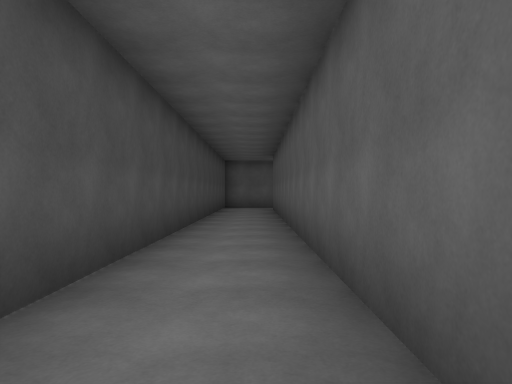
view 1 (above)

18 first-person views from a walk through a Unity game level. The camera is 1.3 m above the floor, looks level and sees 70° across. The floor is counted in squares, 2 m on a side. Each view is taken from the middle of a square. On the plan, view 1 faces up. The plan holds only what a view shows up to about 11 squares ahead; the rest is blank. The place goes on beyond the plan. The player character is not drawn.

view 2
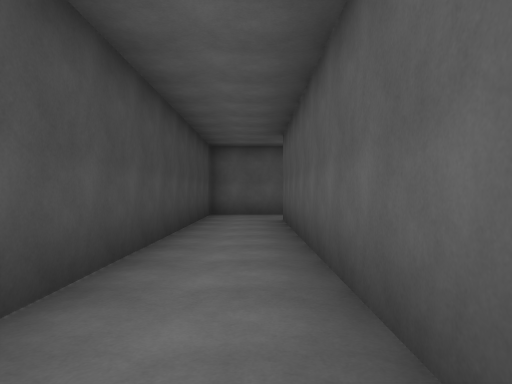

view 3
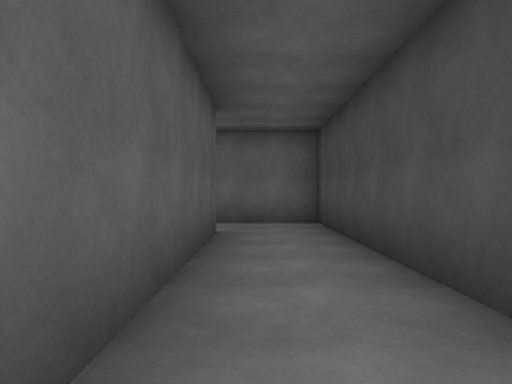

view 4
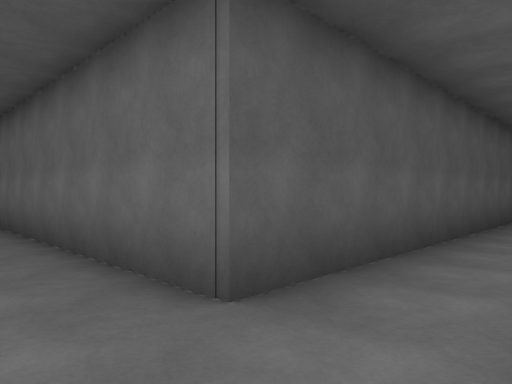

view 5
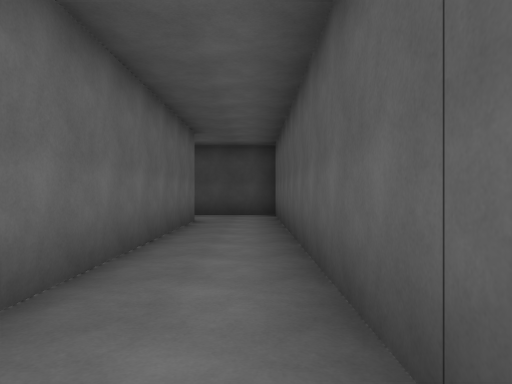

view 6
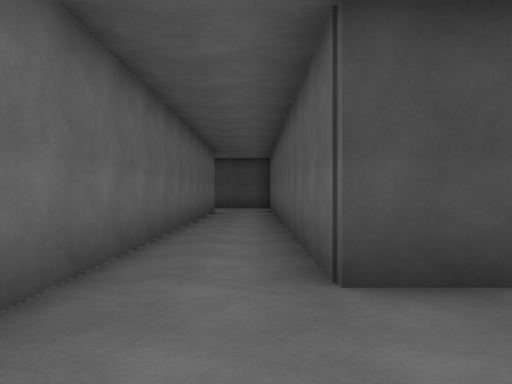

view 7
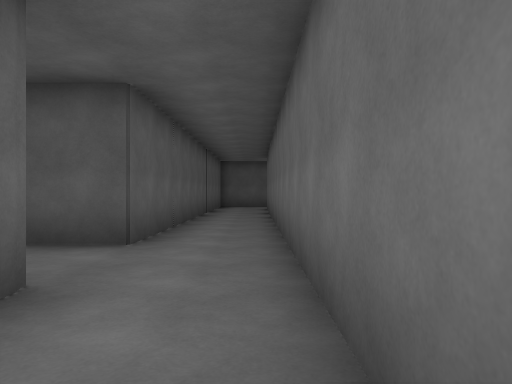

view 8
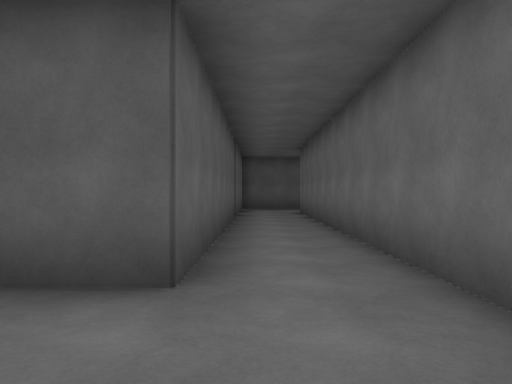

view 9
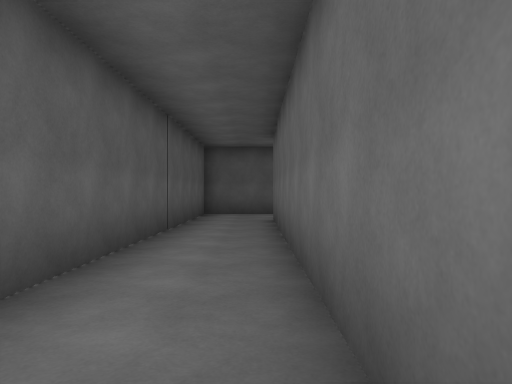

view 10
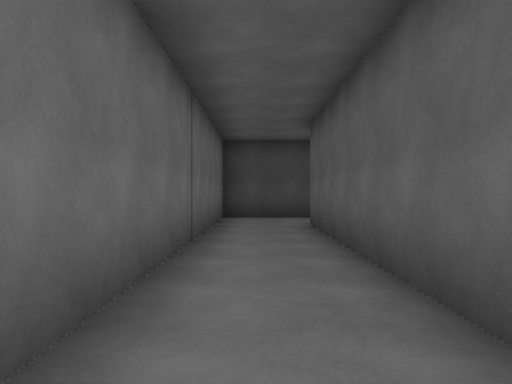

view 11
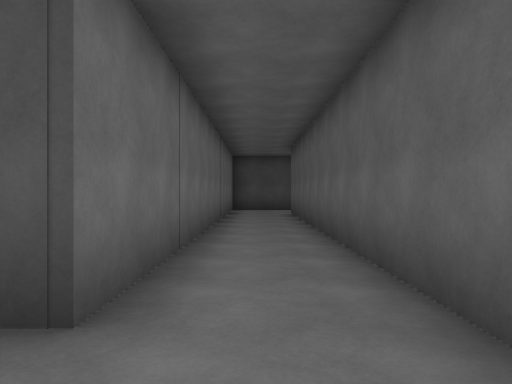

view 12
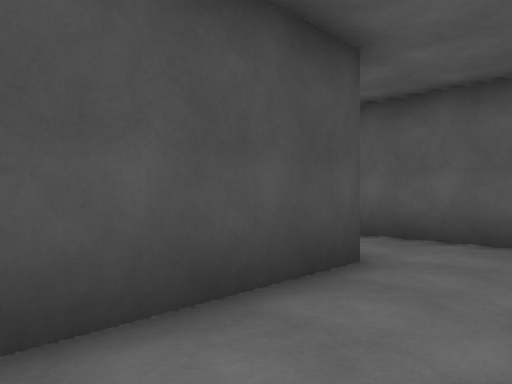

view 13
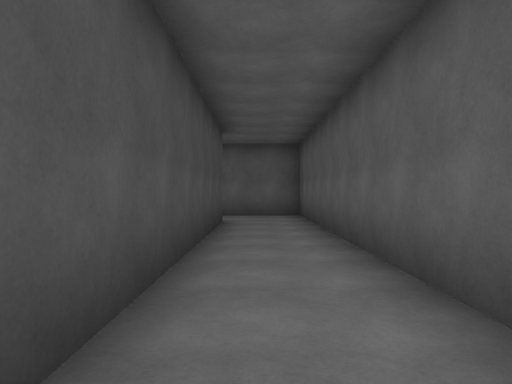

view 14
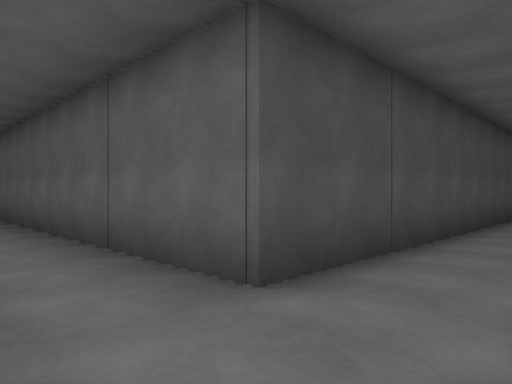

view 15
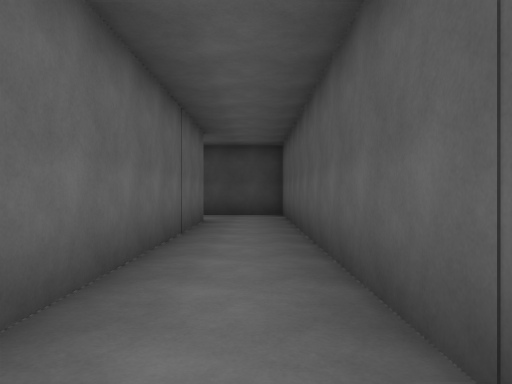

view 16
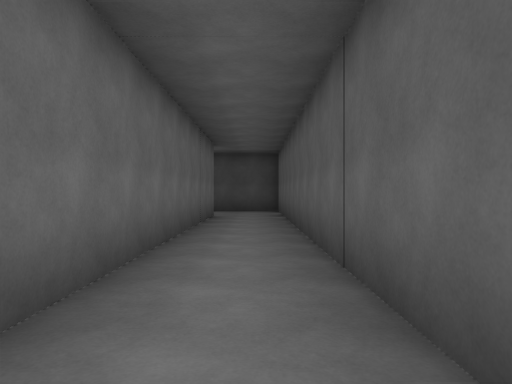

view 17
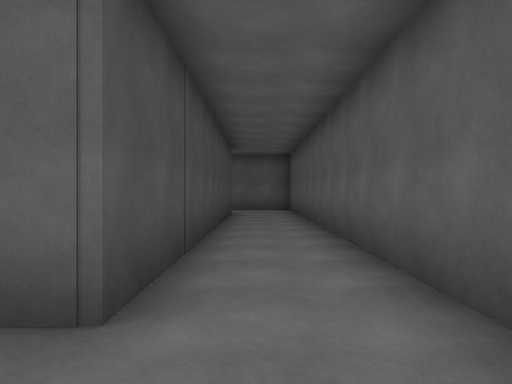

view 18
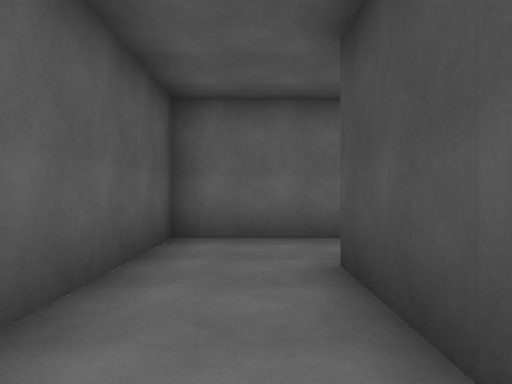

### Floor plan
Points are (right, up) in squares from view 1. A wall is a line through its corners. A room is listed if a view was taken in it or the views show most of it. See-through windows are left out.
Room 1 (views 1, 2, 3, 4, 5, 6, 7, 8, 9)
walls: (10.5, 16.8) (10.5, 15.5) (-1.3, 15.5) (-1.3, -2.9) (0.4, -2.9); (23.4, 15.5) (12.5, 15.5) (12.5, 16.9); (0.6, -0.9) (0.6, 13.6) (21.4, 13.6)
ways out: opening at (1, -2) to room 2
Room 2 (views 10, 11, 12, 13, 14, 15, 16, 17, 18)
walls: (0.8, -14.2) (12.2, -14.2) (12.2, -0.9) (0.6, -0.9); (0.4, -2.9) (10.3, -2.9) (10.3, -12.2) (-1.3, -12.2) (-1.3, -14.5)
ways out: opening at (1, -2) to room 1

Positions as (right, up) in squares from view 1, and headings:
1: (0, 0), facing up
2: (0, 5), facing up
3: (0, 5), facing down
4: (-1, 15), facing down-right
5: (9, 15), facing left
6: (13, 15), facing left
7: (8, 14), facing right
8: (10, 15), facing right
9: (13, 14), facing right
10: (8, -2), facing left
11: (12, -2), facing left
12: (12, -6), facing up-left
13: (11, -11), facing up
14: (12, -14), facing up-left
15: (9, -13), facing left
16: (11, -13), facing left
17: (11, -14), facing up
18: (11, -9), facing down
